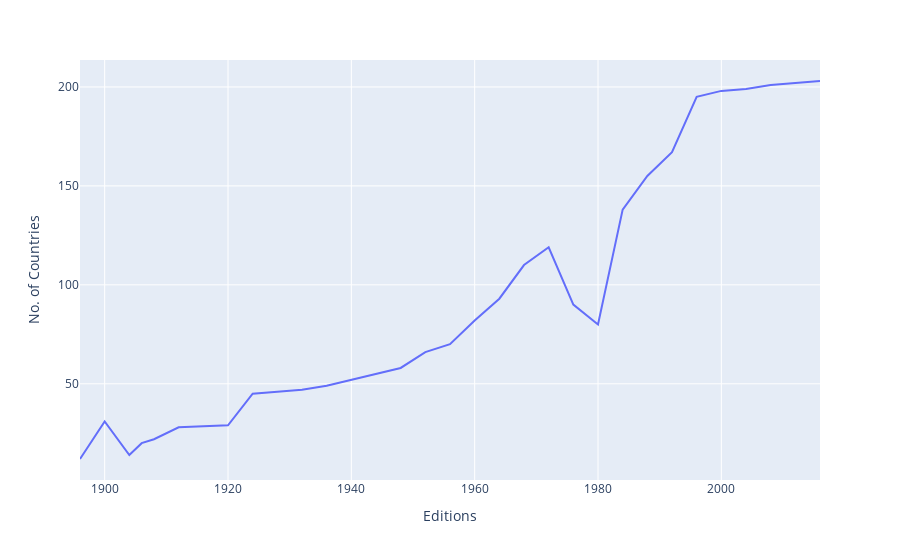

Source (notebook cell):
### Code cell
# plt.figure(figsize=(10,8))
fig = px.line(nations_over_time, x='Editions', y='No. of Countries')
fig.show()

### Figure 1 — Plotly figure (JSON) as saved in the notebook; plotly's stock layout.template omitted (floating-point values rounded to 4 significant figures)
{"data": [{"hovertemplate": "Editions=%{x}<br>No. of Countries=%{y}<extra></extra>", "legendgroup": "", "line": {"color": "#636efa", "dash": "solid"}, "marker": {"symbol": "circle"}, "mode": "lines", "name": "", "orientation": "v", "showlegend": false, "type": "scatter", "x": [1896, 1900, 1904, 1906, 1908, 1912, 1920, 1924, 1928, 1932, 1936, 1948, 1952, 1956, 1960, 1964, 1968, 1972, 1976, 1980, 1984, 1988, 1992, 1996, 2000, 2004, 2008, 2012, 2016], "xaxis": "x", "y": [12, 31, 14, 20, 22, 28, 29, 45, 46, 47, 49, 58, 66, 70, 82, 93, 110, 119, 90, 80, 138, 155, 167, 195, 198, 199, 201, 202, 203], "yaxis": "y"}], "layout": {"legend": {"tracegroupgap": 0}, "margin": {"t": 60}, "xaxis": {"anchor": "y", "domain": [0, 1], "title": {"text": "Editions"}}, "yaxis": {"anchor": "x", "domain": [0, 1], "title": {"text": "No. of Countries"}}}}
